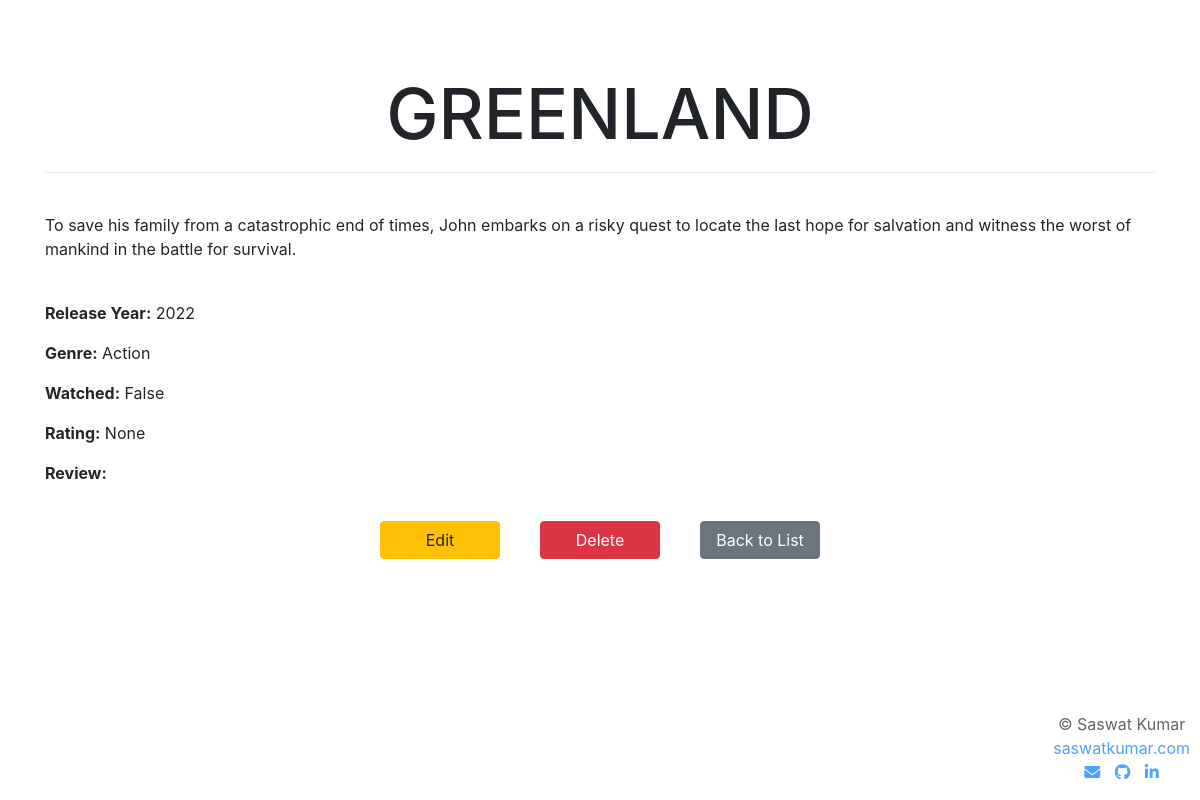
The app's page /8/ with its own data.
### app/models.py (models this page shows, shortened)
class Movie(models.Model):
    title = models.CharField(max_length=200)
    description = models.TextField()
    release_year = models.PositiveIntegerField()
    genre = models.CharField(max_length=50, choices=GENRE_CHOICES)
    watched = models.BooleanField(default=False)
    rating = models.PositiveSmallIntegerField(null=True, blank=True)
    review = models.TextField(null=True, blank=True)

### app/views.py (the view)
# urls.py: path('<int:movie_id>/', views.movie_detail, name='movie_detail'),
def movie_detail(request, movie_id):
    movie = get_object_or_404(Movie, id=movie_id)
    return render(request, 'movie_detail.html', {'movie': movie})

### app/templates/movie_detail.html (shortened to what this page needs)
<!DOCTYPE html>
<html>
<head>
    <link rel="stylesheet" href="https://stackpath.bootstrapcdn.com/bootstrap/4.5.2/css/bootstrap.min.css">
    <link rel="stylesheet" href="https://cdnjs.cloudflare.com/ajax/libs/font-awesome/6.5.2/css/all.min.css" />
</head>
<body>
    <div class="container">
        <br><br><br>
        <h1 class="text-center">{{ movie.title }}</h1><hr><br>
        <p>{{ movie.description }}</p><br>
        <p><strong>Release Year:</strong> {{ movie.release_year }}</p>
        <p><strong>Genre:</strong> {{ movie.get_genre_display }}</p>
        <p><strong>Watched:</strong> {{ movie.watched }}</p>
        <p><strong>Rating:</strong> {{ movie.rating }}</p>
        <p><strong>Review:</strong> {{ movie.review }}</p>
        <div class="d-flex justify-content-center">
            <a href="{% url 'movie_update' movie.id %}" class="btn btn-warning">Edit</a>
            <a href="{% url 'movie_delete' movie.id %}" class="btn btn-danger">Delete</a>
            <a href="{% url 'movie_list' %}" class="btn btn-secondary">Back to List</a>
        </div>
    </div>
    <div class="copyright" style="width: max-content; text-align: center; position: fixed; bottom: 0px; right: 10px; opacity: 0.7;">
        <p>&copy; Saswat Kumar<br><a href="https://saswatkumar.com" target="_blank">saswatkumar.com</a><br>
            <a href="mailto:saswatkumar059@gmail.com"><i class="fa-solid fa-envelope"></i></a>
            <a href="https://github.com/Saswat-Kumar-Pradhan" style="margin: auto 10px;"><i class="fa-brands fa-github"></i></a>
            <a href="https://www.linkedin.com/in/saswat-kumar-pradhan-559b9b1b0/"><i class="fa-brands fa-linkedin-in"></i></a></p>
    </div>
</body>
</html>

### app/templates/movie_detail.html (style rules this page uses)
.d-flex a { margin: 20px; width: 120px; }
h1 { font-size: 70px; text-transform: uppercase; }

### records on screen
Movie: title "GREENLAND", description "To save his family from a catastrophic end of times, John embarks on a risky quest to locate the last hope for salvation and witness the worst of mankind in the battle for survival.", release_year "2022", genre "Action", watched "False", rating "None"
